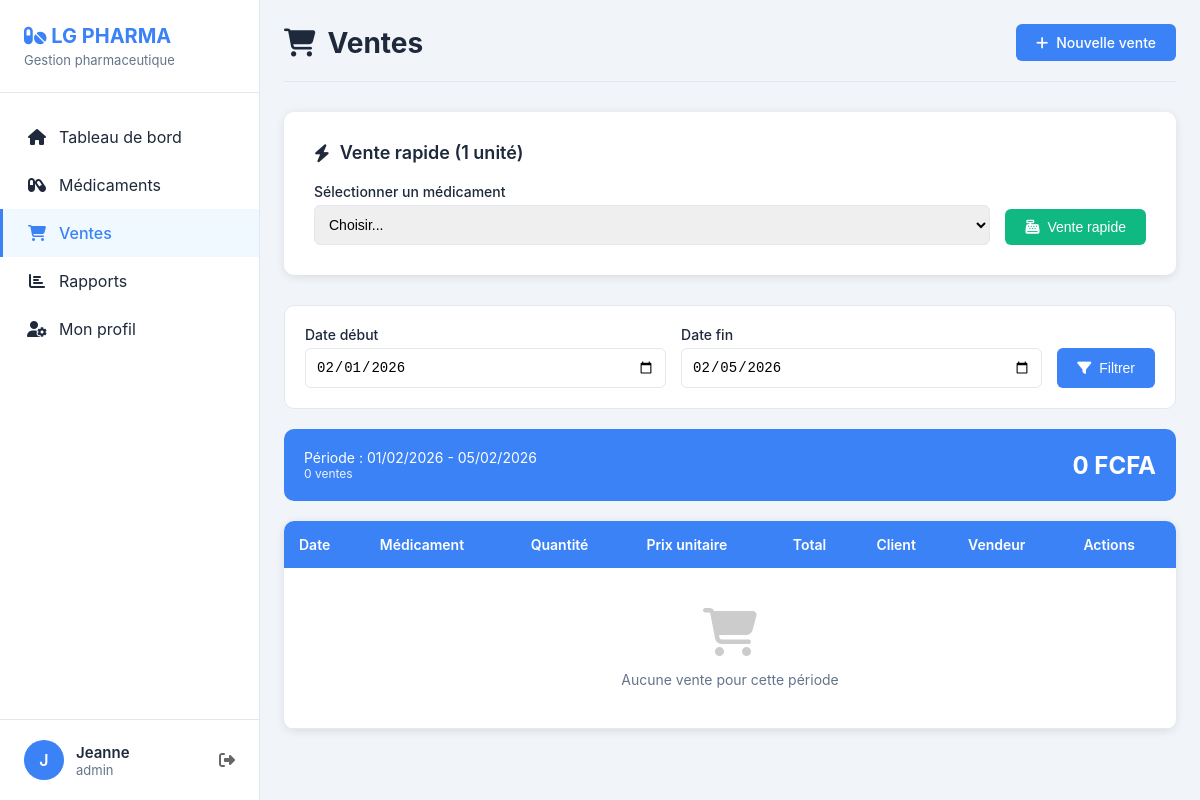
The page /dashboard/ventes.php (signed in) on the database its author committed.
### tables this page shows
CREATE TABLE `utilisateurs` (
  `id` int(11) NOT NULL,
  `prenom` varchar(50) NOT NULL,
  `nom` varchar(100) NOT NULL,
  `email` varchar(100) NOT NULL,
  `password` varchar(255) NOT NULL,
  `photo` varchar(255) DEFAULT 'default-avatar.png',
  `role` enum('admin','employe') DEFAULT 'employe',
  `premier_login` tinyint(1) DEFAULT 1,
  `date_creation` datetime DEFAULT current_timestamp(),
  `derniere_connexion` datetime DEFAULT NULL
);

### dashboard/ventes.php (the view, shortened to what this page needs)
<?php
$db = getDB();
$action = $_GET['action'] ?? 'liste';
$stmt = $db->prepare("SELECT prenom, role FROM utilisateurs WHERE id = ?");
$stmt->execute([$_SESSION['user_id']]);
$user = $stmt->fetch();
if ($action === 'liste') {
    $date_debut = $_GET['date_debut'] ?? date('Y-m-01');
    $date_fin = $_GET['date_fin'] ?? date('Y-m-d');
    $query = "
        SELECT v.*, m.nom as medicament_nom, u.prenom as vendeur_nom
        FROM ventes v
        LEFT JOIN medicaments m ON v.medicament_id = m.id
        LEFT JOIN utilisateurs u ON v.vendeur_id = u.id
        WHERE DATE(v.date_vente) BETWEEN ? AND ?
        ORDER BY v.date_vente DESC
    ";
    $stmt = $db->prepare($query);
    $stmt->execute([$date_debut, $date_fin]);
    $ventes = $stmt->fetchAll();
    $total_query = "SELECT SUM(total) as total FROM ventes WHERE DATE(date_vente) BETWEEN ? AND ?";
    $stmt = $db->prepare($total_query);
    $stmt->execute([$date_debut, $date_fin]);
    $total_periode = $stmt->fetch()['total'] ?? 0;
}
?>
<!DOCTYPE html>
<html lang="fr">
<head>
    <link rel="stylesheet" href="https://cdnjs.cloudflare.com/ajax/libs/font-awesome/6.4.0/css/all.min.css">
</head>
<body>
    <div class="container">
        <aside class="sidebar">
            <div class="sidebar-header">
                <div class="pharmacie-info">
                    <h2><i class="fas fa-pills"></i> LG PHARMA</h2>
                    <p>Gestion pharmaceutique</p>
                </div>
            </div>
            <nav class="sidebar-nav">
                <a href="index.php" class="nav-item">
                    <i class="fas fa-home"></i>
                    <span class="nav-text">Tableau de bord</span>
                </a>
                <a href="medicaments.php" class="nav-item">
                    <i class="fas fa-capsules"></i>
                    <span class="nav-text">Médicaments</span>
                </a>
                <a href="ventes.php" class="nav-item active">
                    <i class="fas fa-shopping-cart"></i>
                    <span class="nav-text">Ventes</span>
                </a>
                <a href="rapports.php" class="nav-item">
                    <i class="fas fa-chart-bar"></i>
                    <span class="nav-text">Rapports</span>
                </a>
                <a href="profile.php" class="nav-item">
                    <i class="fas fa-user-cog"></i>
                    <span class="nav-text">Mon profil</span>
                </a>
            </nav>
            <div class="user-info">
                <div class="user-avatar">
                    <?php echo strtoupper(substr($user['prenom'], 0, 1)); ?>
                </div>
                <div class="user-details">
                    <h4><?php echo htmlspecialchars($user['prenom']); ?></h4>
                    <p><?php echo htmlspecialchars($user['role']); ?></p>
                </div>
                <a href="../deconnexion.php" title="Déconnexion" style="margin-left: auto; color: #666;">
                    <i class="fas fa-sign-out-alt"></i>
                </a>
            </div>
        </aside>
        <main class="main-content">
            <?php if ($action === 'liste'): ?>
                <div class="page-header">
                    <div class="page-title">
                        <h1><i class="fas fa-shopping-cart"></i> Ventes</h1>
                    </div>
                    <div class="page-actions">
                        <a href="ventes.php?action=nouvelle" class="btn btn-primary">
                            <i class="fas fa-plus"></i> Nouvelle vente
                        </a>
                    </div>
                </div>
                <div class="vente-rapide-container no-print">
                    <div class="vente-rapide-title">
                        <i class="fas fa-bolt"></i> Vente rapide (1 unité)
                    </div>
                    <form method="POST" class="vente-rapide-form">
                        <div class="form-group">
                            <label>Sélectionner un médicament</label>
                            <select name="medicament_id_rapide" class="form-control" required>
                                <option value="">Choisir...</option>
                            </select>
                        </div>
                        <button type="submit" name="vente_rapide" class="btn btn-success">
                            <i class="fas fa-cash-register"></i> Vente rapide
                        </button>
                    </form>
                </div>
                <div class="filtres-container no-print">
                    <form method="GET" class="filtres-form">
                        <div class="form-group">
                            <label>Date début</label>
                            <input type="date" name="date_debut" class="form-control"
                                   value="<?php echo htmlspecialchars($date_debut); ?>">
                        </div>
                        <div class="form-group">
                            <label>Date fin</label>
                            <input type="date" name="date_fin" class="form-control"
                                   value="<?php echo htmlspecialchars($date_fin); ?>">
                        </div>
                        <div class="form-group">
                            <button type="submit" class="btn btn-primary" style="height: 40px;">
                                <i class="fas fa-filter"></i> Filtrer
                            </button>
                        </div>
                    </form>
                </div>
                <div class="stats-periode no-print">
                    <div>
                        <div style="font-size: 14px;">Période : <?php echo date('d/m/Y', strtotime($date_debut)); ?> - <?php echo date('d/m/Y', strtotime($date_fin)); ?></div>
                        <div style="font-size: 12px; opacity: 0.9;"><?php echo count($ventes); ?> ventes</div>
                    </div>
                    <div class="total">
                        <?php echo number_format($total_periode, 0, ',', ' '); ?> FCFA
                    </div>
                </div>
                <div class="table-container">
                    <table>
                        <thead>
                            <tr>
                                <th>Date</th>
                                <th>Médicament</th>
                                <th>Quantité</th>
                                <th>Prix unitaire</th>
                                <th>Total</th>
                                <th>Client</th>
                                <th>Vendeur</th>
                                <th class="no-print">Actions</th>
                            </tr>
                        </thead>
                        <tbody>
                            <?php if (empty($ventes)): ?>
                                <tr>
                                    <td colspan="8" style="text-align: center; padding: 40px;">
                                        <i class="fas fa-shopping-cart" style="font-size: 48px; color: #ccc; margin-bottom: 15px; display: block;"></i>
                                        <p style="color: var(--gray);">Aucune vente pour cette période</p>
                                    </td>
                                </tr>
                            <?php endif; ?>
                        </tbody>
                    </table>
                </div>
            <?php endif; ?>
        </main>
    </div>
</body>
</html>

### dashboard/ventes.php (style rules this page uses)
:root { --primary: #3b82f6; --success: #10b981; --warning: #f59e0b; --danger: #ef4444; --dark: #1e293b; --light: #f8fafc; --gray: #64748b; --border: #e2e8f0; }
* { margin: 0; padding: 0; box-sizing: border-box; }
body { font-family: -apple-system, BlinkMacSystemFont, 'Segoe UI', Roboto, sans-serif; background-color: #f1f5f9; color: var(--dark); }
.container { display: flex; min-height: 100vh; }
.sidebar { width: 260px; background: white; border-right: 1px solid var(--border); display: flex; flex-direction: column; position: fixed; height: 100vh; z-index: 1000; }
.sidebar-header { padding: 24px; border-bottom: 1px solid var(--border); }
.pharmacie-info h2 { font-size: 20px; font-weight: 700; color: var(--primary); margin-bottom: 4px; }
.pharmacie-info p { font-size: 13px; color: var(--gray); }
.sidebar-nav { padding: 20px 0; flex: 1; }
.nav-item { display: flex; align-items: center; gap: 12px; padding: 14px 24px; color: var(--dark); text-decoration: none; transition: all 0.2s; border-left: 3px solid transparent; }
.nav-item.active { background: #f0f9ff; color: var(--primary); border-left-color: var(--primary); font-weight: 500; }
.nav-item i { width: 20px; text-align: center; }
.user-info { padding: 20px 24px; border-top: 1px solid var(--border); display: flex; align-items: center; gap: 12px; }
.user-avatar { width: 40px; height: 40px; border-radius: 50%; background: var(--primary); color: white; display: flex; align-items: center; justify-content: center; font-weight: 600; }
.user-details h4 { font-size: 15px; font-weight: 600; }
.user-details p { font-size: 13px; color: var(--gray); }
.main-content { flex: 1; margin-left: 260px; padding: 24px; }
.page-header { display: flex; justify-content: space-between; align-items: center; margin-bottom: 30px; padding-bottom: 20px; border-bottom: 1px solid var(--border); }
.page-title h1 { font-size: 28px; font-weight: 700; color: var(--dark); display: flex; align-items: center; gap: 12px; }
.page-actions { display: flex; gap: 10px; }
.btn { padding: 10px 20px; border: none; border-radius: 6px; cursor: pointer; font-weight: 500; display: inline-flex; align-items: center; gap: 8px; transition: all 0.3s; text-decoration: none; font-size: 14px; }
.btn-primary { background: var(--primary); color: white; }
.btn-success { background: var(--success); color: white; }
.vente-rapide-container { background: white; padding: 30px; border-radius: 10px; margin-bottom: 30px; box-shadow: 0 2px 10px rgba(0,0,0,0.1); }
.vente-rapide-title { font-size: 18px; font-weight: 600; margin-bottom: 20px; color: var(--dark); display: flex; align-items: center; gap: 10px; }
.vente-rapide-form { display: grid; grid-template-columns: 1fr auto; gap: 15px; align-items: end; }
.filtres-container { background: white; padding: 20px; border-radius: 10px; margin-bottom: 20px; border: 1px solid var(--border); }
.filtres-form { display: grid; grid-template-columns: 1fr 1fr auto; gap: 15px; align-items: end; }
.form-group { margin-bottom: 0; }
.form-group label { display: block; margin-bottom: 5px; font-weight: 500; color: var(--dark); font-size: 14px; }
.form-control { width: 100%; padding: 10px; border: 1px solid var(--border); border-radius: 6px; font-size: 14px; }
.table-container { background: white; border-radius: 10px; overflow: hidden; box-shadow: 0 2px 10px rgba(0,0,0,0.1); }
table { width: 100%; border-collapse: collapse; }
thead { background: var(--primary); color: white; }
th { padding: 15px; text-align: left; font-weight: 600; font-size: 14px; }
td { padding: 12px 15px; border-bottom: 1px solid var(--border); font-size: 14px; }
.stats-periode { background: var(--primary); color: white; padding: 20px; border-radius: 10px; margin-bottom: 20px; display: flex; justify-content: space-between; align-items: center; }
.stats-periode .total { font-size: 24px; font-weight: 700; }

### rows shown on the page
utilisateurs: prenom "J", prenom "Jeanne", role "admin"

### other values the page prints
count($ventes) "0"
$total_periode "0"
